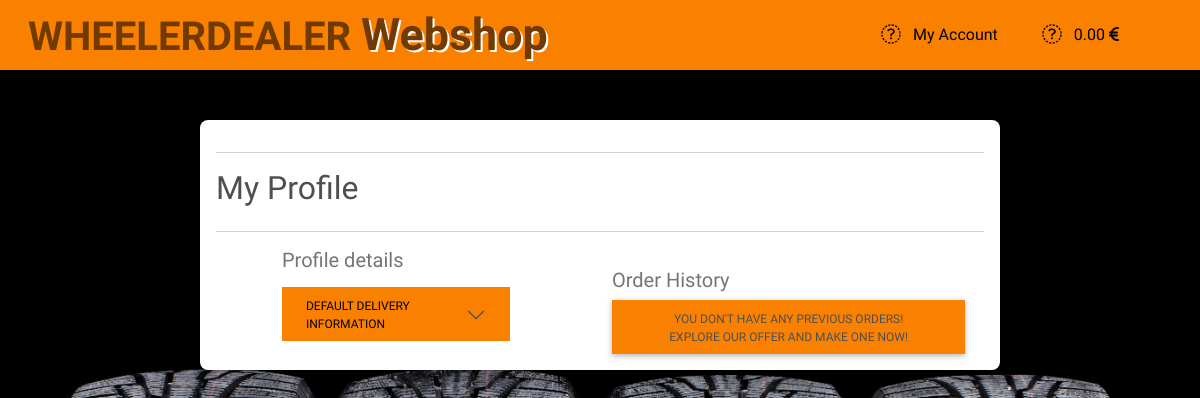
Page /profiles/ (signed in) on the earlier database version.
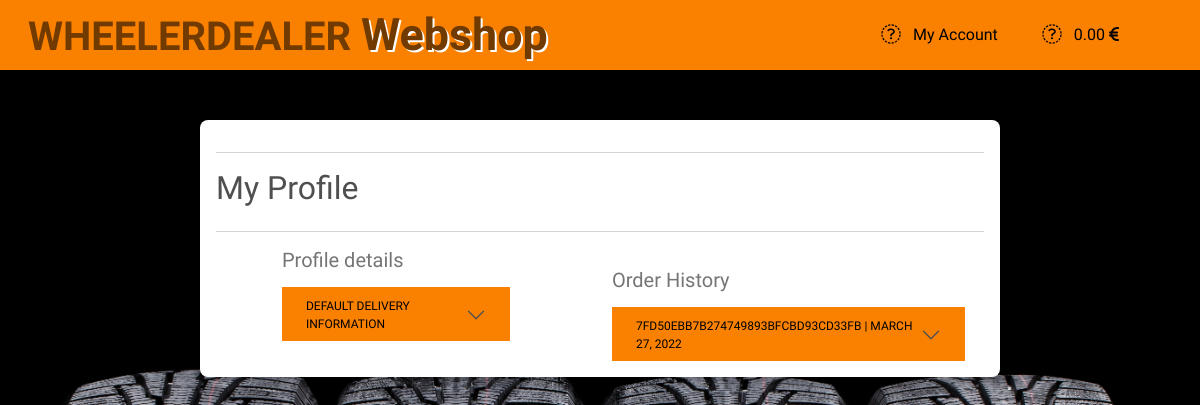
Same page on the later database version.
### checkout/models.py (models this page shows, shortened)
class Order(models.Model):
    order_number = models.CharField(max_length=32, null=False, editable=False)
    user_profile = models.ForeignKey(UserProfile, on_delete=models.SET_NULL,
                                     null=True, blank=True,
                                     related_name='orders')
    full_name = models.CharField(max_length=50, null=False, blank=False)
    email = models.EmailField(max_length=254, null=False, blank=False)
    phone_number = models.CharField(max_length=20, null=False, blank=False)
    country = CountryField(blank_label='Country *', null=False, blank=False)
    postcode = models.CharField(max_length=20, null=True, blank=True)
    town_or_city = models.CharField(max_length=40, null=False, blank=False)
    street_address1 = models.CharField(max_length=80, null=False, blank=False)
    street_address2 = models.CharField(max_length=80, null=True, blank=True)
    county = models.CharField(max_length=80, null=True, blank=True)
    date = models.DateTimeField(auto_now_add=True)
    order_total = models.DecimalField(max_digits=10, decimal_places=2, null=False, default=0)
    original_cart = models.TextField(null=False, blank=False, default="")
    stripe_pid = models.CharField(max_length=254, null=False, blank=False, default="")

### profiles/views.py (the view)
# urls.py: path('', views.profile, name='profile'),
@login_required
def profile(request):
    profile = get_object_or_404(UserProfile, user=request.user)
    if request.method == 'POST':
        form = UserProfileForm(request.POST, instance=profile)
        if form.is_valid():
            form.save()
            messages.success(request, 'Profile updated successfully')
        else:
            messages.error(request, 'Failed to update Yout profile. Please ensure the form is valid.')
    else:
        form = UserProfileForm(instance=profile)
    orders = profile.orders.all()
    template = 'profiles/profile.html'
    context = {
        'form': form,
        'orders': orders,
        'on_profile_page': True
    }
    return render(request, template, context)

### cart/contexts.py (called while the page is built, shortened)
def cart_content(request):
    cart_items = []
    order_total = 0
    product_count = 0
    total_product_count = 0
    delivery = order_total * 0.20
    cart = request.session.get('cart', {})
    context = {
        'cart_items': cart_items,
        'product_count': product_count,
        'order_total': order_total,
        'total_product_count': total_product_count,
        'delivery': delivery,
    }
    return context

### profiles/templates/profiles/profile.html (shortened to what this page needs)
{% extends "base.html" %}
{% load static %}
{% block extra_css %}
    <link rel="stylesheet" href="{% static 'css/sidebar.css' %}">
    <link rel="stylesheet" href="{% static 'css/topnav.css' %}">
    <link rel="stylesheet" href="{% static 'css/products.css' %}">
    <link rel="stylesheet" href="{% static 'css/cart.css' %}">
    <link rel="stylesheet" href="{% static 'css/checkout.css' %}">
    <link rel="stylesheet" href="{% static 'css/profile.css' %}">
{% endblock %}
{% block page_header %}
    <div class="container header-container">
    </div>
{% endblock %}
{% block content %}
<div class="col-sm-12 col-lg-10 offset-lg-1 col-xl-8 offset-xl-2 mt-2">
    <div class="card product-card-details mb-3 mt-3 pt-3 pb-3 px-3">
        <div class="row">
            <div class="col">
                <hr>
                <h2 class="logo-font mb-4">My Profile</h2>
                <hr>
            </div>
        </div>
        <div class="row">
            <div class="col-12 col-lg-10 offset-lg-1 col-xl-4 offset-xl-1" id="update-delivery-info">
                <h5 class="text-muted">Profile details</h5>
                <div class="accordion-item">
                    <p class="text-muted accordion-header" id="delivery-info">
                        <button
                            class="accordion-button btn rounded-0 collapsed"
                            type="button"
                            data-mdb-toggle="collapse"
                            data-mdb-target="#default-delivery-form"
                            aria-expanded="true"
                            aria-controls="default-delivery-form"
                            >
                            Default Delivery Information
                        </button>
                    </p>
                </div>
            </div>
            <div class="col-12 col-lg-10 offset-lg-1 col-xl-6 accordion" id="order-history-section">
                <h5 class="text-muted">Order History</h5>
                {% if orders %}
                    {% for order in orders %}
                    <div class="accordion-item">
                        <p class="text-muted accordion-header" id="number-{{ order.order_number|lower }}">
                            <button
                                class="accordion-button btn rounded-0 collapsed"
                                type="button"
                                data-mdb-toggle="collapse"
                                data-mdb-target="#details-{{ order.order_number|lower }}"
                                aria-expanded="false"
                                aria-controls="details-{{ order.order_number|lower }}"
                                >
                                {{ order.order_number }} | {{ order.date|date }}
                            </button>
                        </p>
                    </div>
                    {% endfor %}
                {% else %}
                    <a href="{% url 'products' %}"
                        class="btn bg-orange w-95 rounded-0">
                        You don't have any previous orders! <br>
                        Explore our offer and make one now!</a>
                {% endif %}
            </div>
        </div>
    </div>
</div>
{% endblock %}

### templates/base.html (shortened to what this page needs)
{% load static %}
<!doctype html>
<html lang="en">
  <head>
    {% block corecss %}
        <link href="https://cdn.jsdelivr.net/npm/bootstrap@5.1.3/dist/css/bootstrap.min.css" rel="stylesheet">
        <link rel="stylesheet" href="{% static 'mdb/css/mdb.min.css' %}"/>
        <link rel="stylesheet" href="{% static 'mdb/plugins/css/all.min.css' %}"/>
        <link rel="stylesheet" href="{% static 'css/base.css' %}">
        <link rel="stylesheet" href="{% static 'css/toasts.css' %}">
    {% endblock %}
    {% block extra_css %}
    {% endblock %}
  </head>
  <body>
    <header id="main-header" class="container-fluid fixed-top bg-orange">
        {% include 'includes/mainheader.html' %}
    </header>
    {% block page_header %}
    {% endblock %}
    {% block content %}
    {% endblock %}
  </body>
</html>

### templates/includes/mainheader.html (shortened to what this page needs)
<div class="row">
    <div class="col-12 col-lg-8 my-auto py-1 py-lg-0 text-center text-lg-left">
        <a href="{% url 'home' %}" class="nav-link main-logo">
            <h1 class="text-black-orange my-0">
              <strong class="text-uppercase small-logo">WheelerDealer</strong>
              <span class="logo-decorator small-logo"> Webshop</span>
            </h1>
        </a>
    </div>
    <div class="col-12 col-lg-4 my-auto py-1 py-lg-0">
        <ul class="list-inline list-unstyled text-center text-lg-right my-0">
            <li class="list-inline-item dropdown">
                <a class="text-black nav-link" href="#" id="user-options" data-mdb-toggle="dropdown" aria-haspopup="true" aria-expanded="false">
                    <div class="text-center">
                        <div>
                            <i class="fa-duotone fa-user fa-lg"></i>
                            <span class="ms-2">My Account</span>
                        </div>
                    </div>
                </a>
            </li>
            <li class="list-inline-item">
                <a class="{% if total %}text-black-orange fs-5 fw-bold{% else %}text-black{% endif %} nav-link" href="{% url 'show_cart' %}">
                    <div class="text-center">
                        <div>
                            <i class="fa-duotone fa-cart-shopping fa-lg"></i>
                          <span class="ms-2">
                            {% if order_total %}
                                  {{ order_total|floatformat:2 }} <i class="fas fa-euro-sign"></i>
                              {% else %}
                                  0.00 <i class="fas fa-euro-sign"></i>
                              {% endif %}
                          </span>
                        </div>
                    </div>
                </a>
            </li>
        </ul>
    </div>
</div>

### static/css/base.css (style rules this page uses)
html { height: 100%; }
body { background: url('/media/iStock-1030486504-tires.jpg') no-repeat center center fixed; background-size: cover; height: calc(100vh - 70px); font-family: 'Domine', serif; }
a, a:hover { color: black; }
.text-black-orange { color: rgb(112, 58, 0) !important; }
.bg-orange { background-color: rgb(250, 129, 0) !important; }
.main-logo { width: fit-content; }
.logo-decorator { font-family: 'Cookie', cursive; font-weight: bold; font-size: 2.8rem; text-shadow: 2px 2px rgb(255, 255, 255); }
.header-container { padding-top: 70px; height: 70px; }
@media (max-width: 1500px) { .header-container { height: 104px; } }
@media (min-width: 1200px) { .container { max-width: 85%; } }

### static/css/profile.css (style rules this page uses)
.accordion-item { background: inherit; border: none; margin-top: 15px; width: 95%; }
.accordion-button { color: black; background-color: rgb(250, 129, 0); box-shadow: none; }
@media (max-width: 1200px) { #order-history-section { margin-top: 20px; } }

Differences in the rows shown:
added Order: order_number "7FD50EBB7B274749893BFCBD93CD33FB", date "MARCH 27, 2022"
Other differences:
text no longer shown: "YOU DON'T HAVE ANY PREVIOUS ORDERS! EXPLORE OUR OFFER AND MAKE ONE NOW!"
